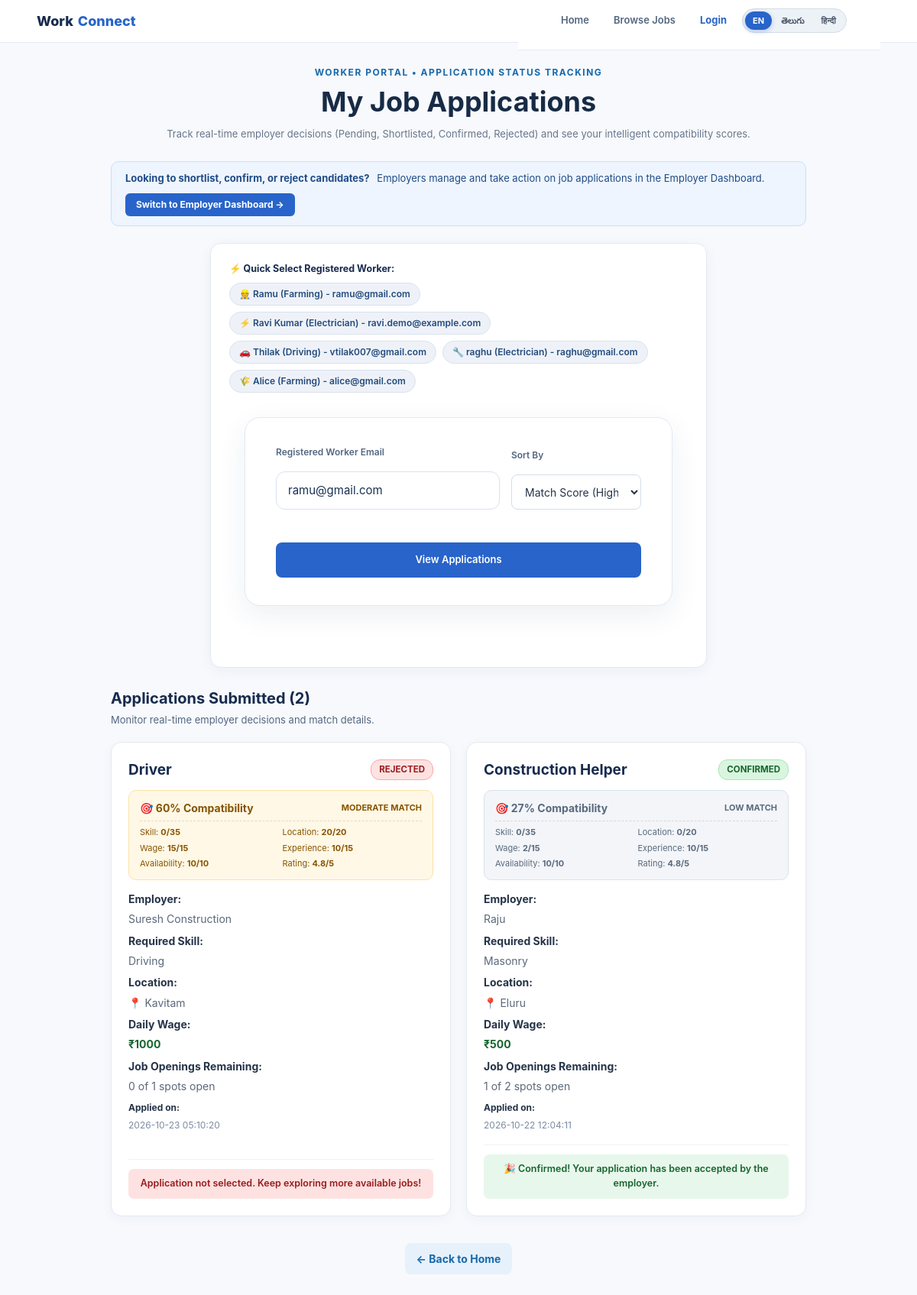
The app's page /worker/applications?worker_email=ramu@gmail.com with its own data.
### tables this page shows
CREATE TABLE applications (
            id INTEGER PRIMARY KEY AUTOINCREMENT,
            worker_id INTEGER NOT NULL,
            job_id INTEGER NOT NULL,
            status TEXT NOT NULL DEFAULT 'Pending',
            applied_at TEXT NOT NULL DEFAULT CURRENT_TIMESTAMP,
            FOREIGN KEY (worker_id) REFERENCES workers(id),
            FOREIGN KEY (job_id) REFERENCES jobs(id),
            UNIQUE (worker_id, job_id)
        );

CREATE TABLE jobs (
            id INTEGER PRIMARY KEY AUTOINCREMENT,
            employer_id INTEGER NOT NULL,
            title TEXT NOT NULL,
            skill_required TEXT NOT NULL,
            description TEXT NOT NULL,
            location TEXT NOT NULL,
            workers_needed INTEGER NOT NULL CHECK (workers_needed > 0),
            daily_wage INTEGER NOT NULL CHECK (daily_wage >= 0),
            status TEXT NOT NULL DEFAULT 'Open',
            created_at TEXT NOT NULL DEFAULT CURRENT_TIMESTAMP, positions_remaining INTEGER NOT NULL DEFAULT 1,
            FOREIGN KEY (employer_id) REFERENCES employers(id)
        );

CREATE TABLE employers (
            id INTEGER PRIMARY KEY AUTOINCREMENT,
            name TEXT NOT NULL,
            email TEXT NOT NULL UNIQUE,
            employer_type TEXT NOT NULL,
            location TEXT NOT NULL,
            created_at TEXT NOT NULL DEFAULT CURRENT_TIMESTAMP
        , password_hash TEXT, is_verified INTEGER NOT NULL DEFAULT 0);

### app.py (the view)
@app.route("/worker/applications", methods=["GET", "POST"])
def worker_applications():
    if session.get("user_id") and session.get("role") == "worker":
        return redirect(url_for("worker_dashboard"))
    applications = []
    error = None
    worker_email = request.args.get("worker_email", "").strip().lower()
    sort_by = request.args.get("sort_by", "match").strip()
    if request.method == "POST":
        worker_email = request.form.get("worker_email", "").strip().lower()
    if worker_email:
        worker = get_worker_by_email(worker_email)
        if worker is None:
            error = "Worker not found. Please enter your registered email address."
        else:
            applications = get_applications_by_worker(worker_email, sort_by=sort_by)
    return render_template(
        "worker_applications.html",
        applications=applications,
        error=error,
        worker_email=worker_email,
        sort_by=sort_by
    )

### templates/worker_applications.html (shortened to what this page needs)
<!DOCTYPE html>
<html lang="en">
<head>
    <link rel="stylesheet" href="{{ url_for('static', filename='css/style.css') }}">
</head>
<body class="worker-dashboard-page" style="background: #f7f9fd;">
    <header class="site-nav">
        <a href="/" class="site-brand">
            Work<span>Connect</span>
        </a>
        <nav class="site-links">
            <a href="/" class="site-link">{{ t('nav_home') }}</a>
            <a href="{{ url_for('browse_jobs') }}" class="site-link">{{ t('nav_browse_jobs') }}</a>
            {% if user_role == 'employer' %}
            <a href="{{ url_for('post_job') }}" class="site-link">{{ t('nav_post_job') }}</a>
            <a href="{{ url_for('employer_dashboard') }}" class="site-link">{{ t('nav_employer_dashboard') }}</a>
            <a href="{{ url_for('candidate_matches') }}" class="site-link special">{{ t('nav_candidate_matcher') }}</a>
            {% elif user_role == 'worker' %}
            <a href="{{ url_for('worker_dashboard') }}" class="site-link">{{ t('nav_worker_dashboard') }}</a>
            <a href="{{ url_for('worker_applications') }}" class="site-link active">{{ t('nav_my_applications',
                default='My Applications') }}</a>
            {% else %}
            <a href="{{ url_for('login') }}" class="site-link" style="color: #2864c9; font-weight: 700;">{{
                t('nav_login') }}</a>
            {% endif %}
            <div class="lang-selector">
                <a href="{{ url_for('set_language', lang_code='en') }}"
                    class="lang-btn {% if active_lang == 'en' %}active{% endif %}">EN</a>
                <a href="{{ url_for('set_language', lang_code='te') }}"
                    class="lang-btn {% if active_lang == 'te' %}active{% endif %}">తెలుగు</a>
                <a href="{{ url_for('set_language', lang_code='hi') }}"
                    class="lang-btn {% if active_lang == 'hi' %}active{% endif %}">हिन्दी</a>
            </div>
        </nav>
    </header>
    <main class="dashboard-main" style="max-width: 950px; margin: 0 auto; padding: 30px 20px;">
        <header class="dashboard-heading" style="text-align: center; margin-bottom: 25px;">
            <p class="dashboard-eyebrow">WORKER PORTAL • APPLICATION STATUS TRACKING</p>
            <h1>My Job Applications</h1>
            <p>Track real-time employer decisions (Pending, Shortlisted, Confirmed, Rejected) and see your intelligent
                compatibility scores.</p>
        </header>
        <div
            style="background: #eef5ff; border: 1px solid #cadff9; border-radius: 10px; padding: 12px 18px; margin-bottom: 22px; display: flex; align-items: center; justify-content: space-between; flex-wrap: wrap; gap: 10px; font-size: 13px; color: #204c86;">
            <div>
                <strong>Looking to shortlist, confirm, or reject candidates?</strong>
                <span style="margin-left: 6px;">
                    Employers manage and take action on job applications in the Employer Dashboard.
                </span>
            </div>
            <a href="{{ url_for('employer_applications') }}"
                style="background: #2864c9; color: #ffffff; padding: 6px 14px; border-radius: 6px; font-weight: 700; text-decoration: none; font-size: 12px;">
                Switch to Employer Dashboard →
            </a>
        </div>
        <section class="dashboard-panel"
            style="background: #ffffff; border: 1px solid #e3eaf2; border-radius: 14px; padding: 24px; box-shadow: 0 4px 18px rgba(25, 45, 75, 0.05); margin-bottom: 25px;">
            <div style="margin-bottom: 16px;">
                <label style="font-weight: 700; font-size: 12.5px; color: #172b4d; display: block; margin-bottom: 8px;">
                    ⚡ Quick Select Registered Worker:
                </label>
                <div style="display: flex; gap: 8px; flex-wrap: wrap;">
                    <a href="{{ url_for('worker_applications', worker_email='ramu@gmail.com') }}" class="quick-pill">
                        👷 Ramu (Farming) - ramu@gmail.com
                    </a>
                    <a href="{{ url_for('worker_applications', worker_email='ravi.demo@example.com') }}"
                        class="quick-pill">
                        ⚡ Ravi Kumar (Electrician) - ravi.demo@example.com
                    </a>
                    <a href="{{ url_for('worker_applications', worker_email='vtilak007@gmail.com') }}"
                        class="quick-pill">
                        🚗 Thilak (Driving) - vtilak007@gmail.com
                    </a>
                    <a href="{{ url_for('worker_applications', worker_email='raghu@gmail.com') }}" class="quick-pill">
                        🔧 raghu (Electrician) - raghu@gmail.com
                    </a>
                    <a href="{{ url_for('worker_applications', worker_email='alice@gmail.com') }}" class="quick-pill">
                        🌾 Alice (Farming) - alice@gmail.com
                    </a>
                </div>
            </div>
            <form action="{{ url_for('worker_applications') }}" method="GET"
                style="display: flex; gap: 15px; flex-wrap: wrap; align-items: flex-end;">
                <div class="dashboard-field" style="flex: 2; min-width: 250px;">
                    <label for="worker_email" style="font-weight: 600; font-size: 12px; color: #536780;">
                        Registered Worker Email
                    </label>
                    <input id="worker_email" name="worker_email" type="email" placeholder="Enter your registered email"
                        value="{{ worker_email }}" required>
                </div>
                <div class="dashboard-field" style="flex: 1; min-width: 170px;">
                    <label for="sort_by" style="font-weight: 600; font-size: 12px; color: #536780;">Sort By</label>
                    <select id="sort_by" name="sort_by">
                        <option value="match" {% if sort_by=='match' %}selected{% endif %}>Match Score (High to Low)
                        </option>
                    </select>
                </div>
                <button type="submit" class="dashboard-button"
                    style="padding: 10px 22px; background: #2864c9; color: #ffffff; border: none; border-radius: 8px; font-weight: 600; cursor: pointer; height: 42px;">
                    View Applications
                </button>
            </form>
        </section>
        {% if applications %}
        <div style="margin-bottom: 18px;">
            <h2 style="font-size: 20px; color: #172b4d; margin: 0;">
                Applications Submitted ({{ applications|length }})
            </h2>
            <p style="margin: 4px 0 0 0; color: #536780; font-size: 13px;">
                Monitor real-time employer decisions and match details.
            </p>
        </div>
        <div class="dashboard-card-grid"
            style="display: grid; grid-template-columns: repeat(auto-fill, minmax(320px, 1fr)); gap: 20px;">
            {% for application in applications %}
            <article class="dashboard-card"
                style="background: #ffffff; border: 1px solid #e3eaf2; border-radius: 14px; padding: 22px; display: flex; flex-direction: column; justify-content: space-between; box-shadow: 0 4px 16px rgba(25, 45, 75, 0.04);">
                <div>
                    <div
                        style="display: flex; justify-content: space-between; align-items: flex-start; margin-bottom: 12px; gap: 10px;">
                        <h2 style="font-size: 19px; margin: 0; color: #172b4d;">{{ application["job_title"] }}</h2>
                        <span class="dashboard-status
                                    {% if application['application_status'] == 'Confirmed' %}status-confirmed
                                    {% elif application['application_status'] == 'Shortlisted' %}status-shortlisted
                                    {% elif application['application_status'] == 'Rejected' %}status-rejected
                                    {% else %}status-pending{% endif %}"
                              style="font-size: 11.5px; font-weight: 700; padding: 4px 10px; border-radius: 12px; text-transform: uppercase; white-space: nowrap;">
                            {{ application["application_status"] }}
                        </span>
                    </div>
                    <div class="{% if application['match_percentage'] >= 85 %}match-excellent{% elif application['match_percentage'] >= 70 %}match-good{% elif application['match_percentage'] >= 50 %}match-fair{% else %}match-low{% endif %}"
                         style="margin-bottom: 14px; padding: 12px 14px; border-radius: 10px;">
                        <div
                            style="display: flex; justify-content: space-between; align-items: center; margin-bottom: 6px;">
                            <strong style="font-size: 14px;">🎯 {{ application["match_percentage"] }}%
                                Compatibility</strong>
                            <span style="font-size: 11px; font-weight: 700; text-transform: uppercase;">
                                {{ application["match_level"] }}
                            </span>
                        </div>
                        <div
                            style="font-size: 11px; display: grid; grid-template-columns: 1fr 1fr; gap: 4px; border-top: 1px dashed rgba(0,0,0,0.12); padding-top: 6px;">
                            <span>Skill: <strong>{{ application['match_breakdown']['skills']['score']|int
                                    }}/35</strong></span>
                            <span>Location: <strong>{{ application['match_breakdown']['location']['score']|int
                                    }}/20</strong></span>
                            <span>Wage: <strong>{{ application['match_breakdown']['wage']['score']|int
                                    }}/15</strong></span>
                            <span>Experience: <strong>{{ application['match_breakdown']['experience']['score']|int
                                    }}/15</strong></span>
                            <span>Availability: <strong>{{ application['match_breakdown']['availability']['score']|int
                                    }}/10</strong></span>
                            <span>Rating: <strong>{{ application['match_breakdown']['rating']['score']
                                    }}/5</strong></span>
                        </div>
                    </div>
                    <div class="dashboard-details"
                        style="font-size: 13px; color: #43556d; display: flex; flex-direction: column; gap: 6px;">
                        <p style="margin: 0;"><strong>Employer:</strong> {{ application["employer_name"] }}</p>
                        <p style="margin: 0;"><strong>Required Skill:</strong> {{ application["job_skill"] }}</p>
                        <p style="margin: 0;"><strong>Location:</strong> 📍 {{ application["job_location"] }}</p>
                        <p style="margin: 0;"><strong>Daily Wage:</strong> <span
                                style="color: #17652d; font-weight: 700;">₹{{ application["daily_wage"] }}</span></p>
                        <p style="margin: 0;"><strong>Job Openings Remaining:</strong> {{
                            application["positions_remaining"] }} of {{ application["workers_needed"] }} spots open</p>
                        <p style="margin: 0; color: #7b8ba2; font-size: 12px;"><strong>Applied on:</strong> {{
                            application["applied_at"] }}</p>
                    </div>
                </div>
                <div style="margin-top: 16px; border-top: 1px solid #edf2f7; padding-top: 12px;">
                    {% if application["application_status"] == "Confirmed" %}
                    <div
                        style="background: #e8f7ec; color: #17652d; padding: 10px 14px; border-radius: 7px; font-size: 12.5px; font-weight: 600; text-align: center;">
                        🎉 Confirmed! Your application has been accepted by the employer.
                    </div>
                    {% elif application["application_status"] == "Shortlisted" %}
                    <div
                        style="background: #ede9fe; color: #5b21b6; padding: 10px 14px; border-radius: 7px; font-size: 12.5px; font-weight: 600; text-align: center;">
                        ⭐ Great news! The employer has shortlisted you for this position.
                    </div>
                    {% elif application["application_status"] == "Rejected" %}
                    <div
                        style="background: #fee2e2; color: #991b1b; padding: 10px 14px; border-radius: 7px; font-size: 12.5px; font-weight: 600; text-align: center;">
                        Application not selected. Keep exploring more available jobs!
                    </div>
                    {% else %}
                    <div
                        style="background: #fff8e6; color: #875400; padding: 10px 14px; border-radius: 7px; font-size: 12.5px; font-weight: 600; text-align: center;">
                        ⏳ Application under review by the employer.
                    </div>
                    {% endif %}
                </div>
            </article>
            {% endfor %}
        </div>
        {% endif %}
        <div class="dashboard-bottom" style="margin-top: 35px; text-align: center;">
            <a href="/" class="dashboard-secondary-link">
                ← Back to Home
            </a>
        </div>
    </main>
</body>
</html>

### records on screen
applications: job_title "Driver", application_status "REJECTED", match_percentage "60", match_level "MODERATE MATCH", match_breakdown.skills.score "0", match_breakdown.location.score "20", match_breakdown.wage.score "15", match_breakdown.experience.score "10", match_breakdown.availability.score "10", match_breakdown.rating.score "4.8", employer_name "Suresh Construction", job_skill "Driving", job_location "Kavitam", daily_wage "1000", positions_remaining "0", workers_needed "1", applied_at "2026-10-23 05:10:20", shows "Application not selected. Keep exploring more available jobs!"
applications: job_title "Construction Helper", application_status "CONFIRMED", match_percentage "27", match_level "LOW MATCH", match_breakdown.skills.score "0", match_breakdown.location.score "0", match_breakdown.wage.score "2", match_breakdown.experience.score "10", match_breakdown.availability.score "10", match_breakdown.rating.score "4.8", employer_name "Raju", job_skill "Masonry", job_location "Eluru", daily_wage "500", positions_remaining "1", workers_needed "2", applied_at "2026-10-22 12:04:11", shows "🎉 Confirmed! Your application has been accepted by the employer."

### other values on screen
{{ t('nav_home') }} "Home"
{{ t('nav_browse_jobs') }} "Browse Jobs"
{{ t('nav_login') }} "Login"
{{ applications|length }} "2"
